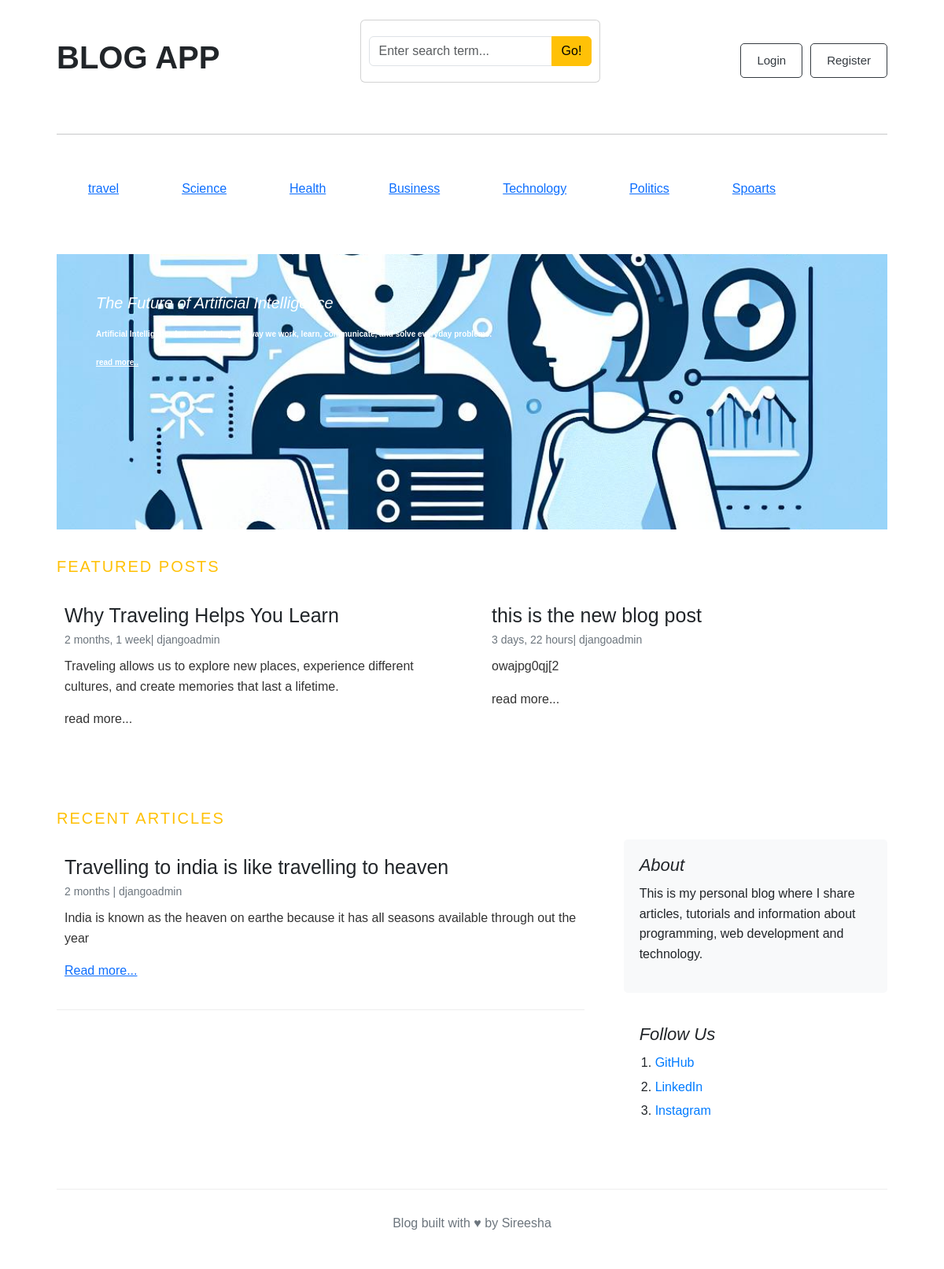
The page / on the database its author committed.
### blogs/models.py (models this page shows, shortened)
class category(models.Model):
    category_name = models.CharField(max_length = 40,unique = True)
    created_at = models.DateTimeField(auto_now_add=True)
    updated_at = models.DateTimeField(auto_now = True)
    class Meta:
        verbose_name_plural='categories'

class Blog(models.Model):
    title = models.CharField(max_length=100)
    slug = models.SlugField(max_length=150, unique=True, blank=True)
    category = models.ForeignKey(category, on_delete=models.CASCADE)
    author  = models.ForeignKey(User, on_delete=models.CASCADE)
    featured_image = models.ImageField(upload_to='uploads/%Y/%m/%d')
    short_description = models.TextField(max_length=500)
    blog_body = models.TextField(max_length=2000)
    status = models.CharField(max_length=20, choices=STATUS_CHOICES, default="Draft")
    is_featured = models.BooleanField(default=False)
    created_at = models.DateTimeField(auto_now_add=True)
    updated_at = models.DateTimeField(auto_now=True)

### blogs/views.py (the view)
# urls.py: 2. Add a URL to urlpatterns:  path('', views.home, name='home')
def home(req):
   Blog_Details = Blog.objects.filter(is_featured=True)
   Blog_non_featured = Blog.objects.filter(is_featured=False)
   return render(req,'home.html',{'Blog_Details':Blog_Details,'Blog_non_featured':Blog_non_featured})

### blogs/context_processors.py (called while the page is built)
def get_categories(request):
    categories = category.objects.all()
    return dict(categories=categories)

def searching(request):
    keyword = request.GET.get('keyword')
    print(keyword)
    return dict(keyword = keyword)

### blogs/Templates/home.html
{% extends 'base.html' %}
{% block content %}
    {% for post in Blog_Details %}
    {% if forloop.first %}
            <div class="featured-post" style=" background-image: url('{{ post.featured_image.url }}');
                                       background-repeat: no-repeat;
                                       background-size: cover;
                                       background-position: center;">
                <div class="featured-content">
                    <h1>{{ post.title }}</h1>
                    <p>{{ post.short_description | truncatewords:25}}</p>
                    <P><a href="{% url 'single_blog' post.slug %}" style="color:white">read more..</a></P>
                </div>
            </div>
    {% endif %}
    {% endfor %}
    <h3 class="section-title">Featured Posts </h3>
    <div class="featured_container">
    <div class="featured-posts">
    {%for post in Blog_Details%}
    {% if not forloop.first %}
           <div class="post-card">
                <div class="card-body">
                    <h3><a href="{% url 'single_blog' post.slug %}">{{post.title}}</a></h3>
                    <small> {{post.created_at |timesince}}| {{post.author}} </small>
                    <p>
                        {{post.short_description | truncatewords:25}}
                    </p>
                    <p>read more...</p>
                 </div>
             </div>
             {% endif %}
             {% endfor %}
    </div>
    </div>
  <h3 class="section-title">Recent Articles </h3>
<main class="main-content">
    <div class="blog-main">
        {% for post in Blog_non_featured %}
        <div class="post-card">
            <div class="card-body">
                <h3>
                    <a href="{% url 'single_blog' post.slug %}">
                        {{ post.title }}
                    </a>
                </h3>
                <small>
                    {{ post.created_at|timesince }} | {{ post.author }}
                </small>
                <p>
                    {{ post.short_description|truncatewords:20 }}
                </p>
                <p>
                    <a href="{% url 'single_blog' post.slug %}">Read more...</a>
                </p>
            </div>
        </div>
        {% endfor %}
    </div>
    <aside class="blog-sidebar">
        <div class="about">
            <h4>About</h4>
            <p>
                This is my personal blog where I share articles,
                tutorials and information about programming,
                web development and technology.
            </p>
        </div>
        <div class="follow">
            <h4>Follow Us</h4>
            <ol>
                <li>
                    <a href="https://github.com/" target="_blank">
                        GitHub
                    </a>
                </li>
                <li>
                    <a href="https://www.linkedin.com/" target="_blank">
                        LinkedIn
                    </a>
                </li>
                <li>
                    <a href="https://www.instagram.com/" target="_blank">
                        Instagram
                    </a>
                </li>
            </ol>
        </div>
    </aside>
</main>
<div>
{% endblock %}

### blogs/Templates/base.html (shortened to what this page needs)
{% load static %}
<!DOCTYPE html>
<html lang="en">
<head>
     <link href="https://cdn.jsdelivr.net/npm/bootstrap@5.3.8/dist/css/bootstrap.min.css"
          rel="stylesheet">
     <link rel="stylesheet" href="https://cdnjs.cloudflare.com/ajax/libs/font-awesome/6.7.2/css/all.min.css">
<link rel="stylesheet" href="{% static 'css/blog.css' %}">
</head>
<body>
<main class="container">
    <div class="nav">
       <h2>BLOG APP</h2>
            <div class="card mb-4">
                <div class="card-body">
                    <form method="GET" action="{% url 'search'%}">
                        <div class="input-group">
                            <input class="form-control" type="text" value="{{keyword|default:''}}" name="keyword" placeholder="Enter search term...">
                            <button class="btn btn-warning"type="submit">
                                Go!
                            </button>
                        </div>
                    </form>
                </div>
            </div>
            <div class="buttons">
        {% if not user.is_authenticated %}
        <a href="{% url 'login' %}">
            <button class="btn btn-warning">Login</button>
        </a>
        <a href="{% url 'register' %}">
            <button class="btn btn-warning">Register</button>
        </a>
        {% endif %}
        </div>
</div>
<hr>
<div class="topics">
            {% for topic in  categories %}
               <a href="{% url 'category_pages' topic.id%}" style="margin:40px">{{topic.category_name}}</a>
            {% endfor %}
</div>
 {% block content %}
 {% endblock %}
<footer>
    <p>
        Blog built with ♥ by Sireesha
    </p>
</footer>
</body>
</html>

### blogs/static/css/blog.css (style rules this page uses)
* { box-sizing: border-box; margin: 0; padding: 0; }
body { font-family: Arial, Helvetica, sans-serif; background-color: #ffffff; color: #212529; line-height: 1.6; }
.nav { display: flex; align-items: center; justify-content: space-between; padding: 25px 0; }
.nav h2 { font-size: 40px; font-weight: bold; }
.buttons { display: flex; gap: 10px; }
.buttons button { padding: 10px 20px; border: 1px solid #343a40; border-radius: 5px; background-color: white; color: #343a40; font-size: 15px; cursor: pointer; }
.topics { display:flex }
.container { width: 90%; max-width: 1140px; margin: 0 auto; }
.featured-post { margin-top: 30px; min-height: 350px; }
.featured-content { width: 70%; padding: 50px; }
.featured-content h1 { font-size: 20px; font-style: italic; font-weight: 400; margin-bottom: 20px; }
.featured-content p { font-size: 10px; margin-bottom: 20px; }
.featured-content { color: white; text-decoration: none; font-weight: bold; }
.featured_container { display:flex; align-items:space-between; }
.section-title { margin-top: 35px; margin-bottom: 15px; color: #ffc107; text-transform: uppercase; letter-spacing: 2px; font-size: 20px; }
.featured-posts { display: grid; grid-template-columns: 1fr 1fr; gap: 30px; margin-bottom: 30px; }
.post-card { border: none; background-color: white; }
.card-body { padding: 20px 10px; }
.card-body h3 { font-size: 25px; margin-bottom: 5px; }
.card-body h3 a { color: #212529; text-decoration: none; }
.card-body small { display: block; color: #6c757d; margin-bottom: 10px; }
.card-body p { font-size: 16px; color: #333; }
.main-content { display: flex; align-items: flex-start; gap: 40px; }
.blog-main { flex: 1; }
.blog-sidebar { width: 300px; flex-shrink: 0; }
.main-content { display: grid; grid-template-columns: 2fr 1fr; gap: 50px; margin-top: 10px; }
.blog-main { width: 100%; }
.blog-main .post-card { margin-bottom: 15px; border-bottom: 1px solid #eeeeee; }
.blog-sidebar { width: 100%; }
.about { background-color: #f8f9fa; padding: 20px; margin-bottom: 30px; border-radius: 5px; }
.about h4 { font-size: 22px; font-style: italic; margin-bottom: 10px; }
.about p { font-size: 16px; }
.follow { padding: 10px 20px; }
.follow h4 { font-size: 22px; font-style: italic; margin-bottom: 10px; }
.follow ol { padding-left: 20px; }
.follow li { margin-bottom: 5px; }
.follow a { color: #007bff; text-decoration: none; }
footer { margin-top: 60px; padding: 30px; border-top: 1px solid #eeeeee; text-align: center; color: #6c757d; }
* { box-sizing: border-box; }

### rows shown on the page
category: category_name "travel"
category: category_name "Science"
category: category_name "Health"
category: category_name "Business"
category: category_name "Technology"
category: category_name "Politics"
category: category_name "Spoarts"
Blog: featured_image (picture), title "The Future of Artificial Intelligence", short_description "Artificial Intelligence is transforming the way we work, learn, communicate, and solve everyday problems."
Blog: title "Why Traveling Helps You Learn", created_at "2 months, 1 week", author "djangoadmin", short_description "Traveling allows us to explore new places, experience different cultures, and create memories that last a lifetime."
Blog: title "this is the new blog post", created_at "3 days, 22 hours", author "djangoadmin", short_description "owajpg0qj[2"
Blog: title "Travelling to india is like travelling to heaven", created_at "2 months", author "djangoadmin", short_description "India is known as the heaven on earthe because it has all seasons available through out the year"
